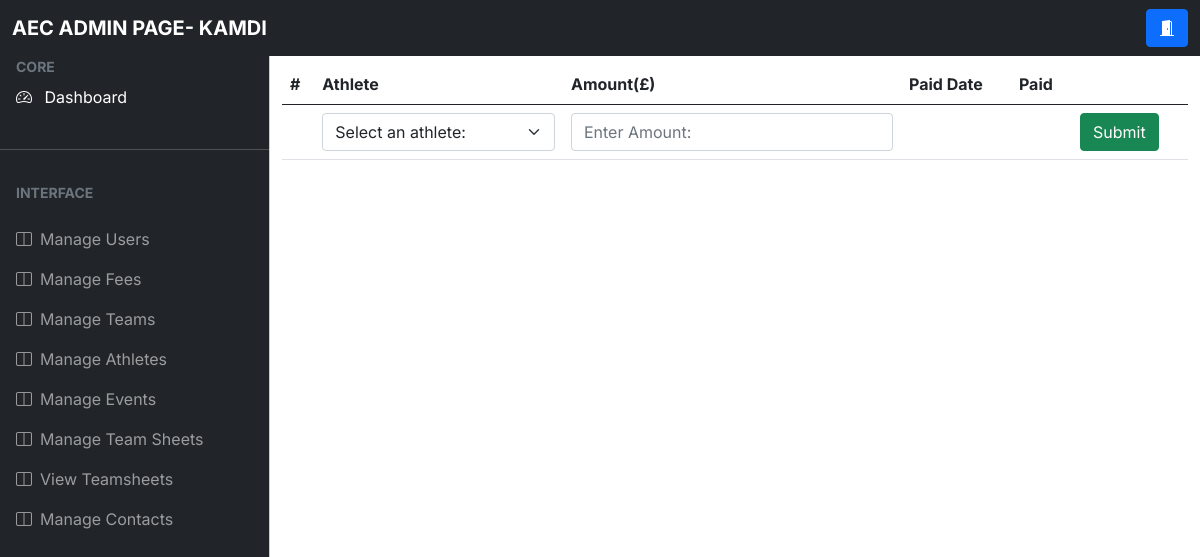
/fees (signed in), run on an earlier commit of the app's database.
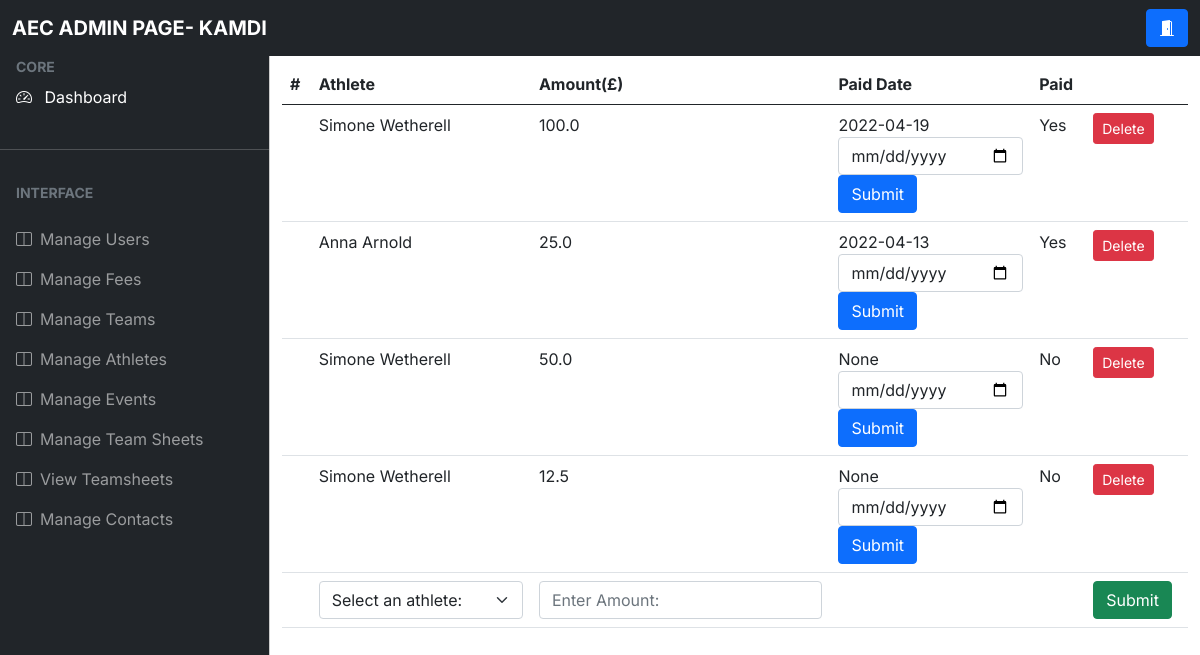
And on a later commit of the database.
### app.py (models this page shows, shortened)
class User(db.Model, UserMixin):
    __tablename__="User"
    id = db.Column(db.Integer, primary_key = True)
    firstName = db.Column(db.String(50),nullable = False)
    surname = db.Column(db.String(50), nullable = False)
    dob = db.Column(db.DateTime, nullable = False)
    start_date = db.Column(db.DateTime, nullable = True, default=date.today())
    email = db.Column(db.String(70), nullable = False)
    password = db.Column(db.String(255), nullable = False)
    usertype = db.Column(db.Integer, default = -1)
    verified = db.Column(db.Integer, default = 0)

class Fees(db.Model):
    __tablename__ = "Fees"
    fees_id = db.Column(db.Integer, primary_key= True)
    athlete_id = db.Column(db.Integer)
    amount = db.Column(db.Float, nullable = False)
    paid_date = db.Column(db.DateTime, nullable = True)
    paid = db.Column(db.Integer, default=0)

### app.py (the view)
@app.route('/fees')#complete
@login_required
def view_fees():
    if current_user.usertype not in [0,1,2,3] or current_user.verified != 1:
        return render_template('error.html',error="You are not authorised to view this page")
    if -1< current_user.usertype < 3:
        query = db.engine.execute('SELECT fees.fees_id, fees.amount, fees.paid_date, fees.paid FROM fees WHERE fees.athlete_id = {} ORDER BY fees.paid_date DESC'.format(current_user.id))
        fees={}
        for fee in query:
            if fee[3] != 1:
                fees[fee[0]] = [fee[1],fee[2],"No",fee[3]]
            else:
                fees[fee[0]] = [fee[1],fee[2],"Yes",fee[3]]
        return render_template('fees.html', fees=fees)
    elif current_user.usertype == 3:
        users = db.engine.execute('SELECT id, firstName, surname FROM user')
        athletes = {}
        for athlete in users:
            athletes[athlete[0]] = [athlete[1]+ " "+ athlete[2]]
        query = db.engine.execute('SELECT fees.fees_id, user.firstName, user.surname, fees.amount, fees.paid_date, fees.paid FROM fees, user WHERE user.id = fees.athlete_id ORDER BY fees.paid_date DESC')
        return render_template('adminfees.html', fees=query, athletes=athletes)

### app.py (called while the page is built)
@login_manager.user_loader
def load_user(user_id):
    return User.query.get(user_id)

### templates/adminfees.html (shortened to what this page needs)
<!DOCTYPE html>
<html lang="en">
  <head>
    <link rel="stylesheet" href="static\css\admin\bootstrap.min.css" />
    <link
      rel="stylesheet"
      href="https://cdn.jsdelivr.net/npm/bootstrap-icons@1.4.1/font/bootstrap-icons.css"
    />
    <link rel="stylesheet" href="static\css\admin\bootstrap.min.css" />
    <link rel="stylesheet" href="static\css\admin\style.css" />
  </head>
    <nav class="navbar navbar-expand-lg navbar-dark bg-dark fixed-top">
      <div class="container-fluid">
        <a
          class="navbar-brand me-auto ms-lg-0 ms-3 text-uppercase fw-bold"
          >AEC ADMIN PAGE- {{ current_user.firstName }}</a
        >
        <div class="collapse navbar-collapse" id="topNavBar">
          <form class="d-flex ms-auto my-3 my-lg-0">
            <div class="input-group">
              <a href ="{{ url_for('logout') }}" class="btn btn-primary">
                <i class="bi bi-door-open-fill"></i>
            </a>
            </div>
          </form>
        </div>
      </div>
    </nav>
    <div
    class="offcanvas offcanvas-start sidebar-nav bg-dark"
    tabindex="-1"
    id="sidebar"
  >
    <div class="offcanvas-body p-0">
      <nav class="navbar-dark">
        <ul class="navbar-nav">
          <li>
            <div class="text-muted small fw-bold text-uppercase px-3">
              CORE
            </div>
          </li>
          <li>
            <a href="{{ url_for('admin') }}" class="nav-link px-3 active">
              <span class="me-2"><i class="bi bi-speedometer2" ></i></span>
              <span>Dashboard</span>
            </a>
          </li>
          <li class="my-4"><hr class="dropdown-divider bg-light" /></li>
          <li>
            <div class="text-muted small fw-bold text-uppercase px-3 mb-3">
              Interface
            </div>
          </li>
          <li>
            <a
              class="nav-link px-3 sidebar-link"
              href="{{ url_for('verify_users') }}"
            >
              <span class="me-2"><i class="bi bi-layout-split"></i></span>
              <span>Manage Users</span>
            </a>
            <a
            class="nav-link px-3 sidebar-link"
            href="{{ url_for('view_fees') }}"
          >
            <span class="me-2"><i class="bi bi-layout-split"></i></span>
            <span>Manage Fees</span>
          </a>
          <a
          class="nav-link px-3 sidebar-link"
          href="{{ url_for('view_teams') }}"
        >
          <span class="me-2"><i class="bi bi-layout-split"></i></span>
          <span>Manage Teams</span>
        </a>
              <a
              class="nav-link px-3 sidebar-link"
              href="{{ url_for('view_athletes') }}"
            >
              <span class="me-2"><i class="bi bi-layout-split"></i></span>
              <span>Manage Athletes</span>
            </a>
            <a
            class="nav-link px-3 sidebar-link"
            href="{{ url_for('view_events') }}"
          >
            <span class="me-2"><i class="bi bi-layout-split"></i></span>
            <span>Manage Events</span>
          </a>
          <a
          class="nav-link px-3 sidebar-link"
          href="{{ url_for('create_teamsheet') }}"
        >
          <span class="me-2"><i class="bi bi-layout-split"></i></span>
          <span>Manage Team Sheets</span>
        </a>
        <a
        class="nav-link px-3 sidebar-link"
        href="{{ url_for('view_teamsheet') }}"
      >
        <span class="me-2"><i class="bi bi-layout-split"></i></span>
        <span>View Teamsheets</span>
      </a>
      <a
      class="nav-link px-3 sidebar-link"
      href="{{ url_for('view_contacts') }}"
    >
      <span class="me-2"><i class="bi bi-layout-split"></i></span>
      <span>Manage Contacts</span>
    </a>
          </li>
        </ul>
      </nav>
    </div>
  </div>
    <main class="mt-5 pt-3">
      <div class="container-fluid">
        <table class="table">
          <thead>
            <tr>
              <th scope="col">#</th>
              <th scope="col">Athlete</th>
              <th scope="col">Amount(£)</th>
              <th scope="col">Paid Date</th>
              <th scope= "col">Paid</th>
              <th></th>
            </tr>
          </thead>
          <tbody>
            {% for fee in fees %}
            <tr>
              <th scope="row"></th>
              <td>{{fee[1] + " " + fee[2]}}</td>
              <td>{{fee[3]}}
              </td>
              <td>{{fee[4]}}
                <form method="POST"action="{{url_for('set_fees_date')}}">
                  <div class= "form-group">
                    <input
                    type="date"
                    class="form-control"
                    id="paidDate"
                    name="paidDate_{{ fee[0] }}"
                    placeholder="Enter Paid Date: "
                    />
                    <input class="btn btn-primary" type="submit" value="Submit">
                </form>
              </td>
              {% if fee[5] == 1%}
                <td>Yes</td>
              {% else %}
                <td>No</td>
              {% endif %}
              <td><a type="Submit" class="btn btn-danger btn-sm" href= "{{url_for('delete_fees', feeid=fee[0])}}">Delete</a></td>
            </tr>
            {% endfor %}
            <tr>
              <td>
              </td>
              <td>
            <form method = 'POST' action="{{url_for('create_fees')}}">
                <select class="form-select" aria-label="Default select example" name="athlete", id= "athlete">
                  <option selected>Select an athlete: </option>
                </select>
              </td>
              <td>
                <div class= "form-group">
                  <input
                  type="text"
                  class="form-control"
                  id="amount"
                  name="amount"
                  placeholder="Enter Amount: "
                  />
              </td>
              <td></td>
              <td></td>
              <td><input class="btn btn-success" type="submit" value="Submit"></td>
              </tr>
          </tbody>
        </table>
      </div>
    </main>
  </body>
</html>

### static/css/admin/style.css (style rules this page uses)
:root { --offcanvas-width: 270px; --topNavbarHeight: 56px; }
.sidebar-nav { width: var(--offcanvas-width); }
.sidebar-link { display: flex; align-items: center; }
@media (min-width: 992px) { main { margin-left: var(--offcanvas-width); } }
@media (min-width: 992px) { .sidebar-nav { -webkit-transform: none; transform: none; visibility: visible !important; height: calc(100% - var(--topNavbarHeight)); top: var(--topNavbarHeight); } }

What changed in the data, as far as the page shows it:
added Fees: surname "Simone Wetherell", amount "100.0", paid_date "2022-04-19", paid "Yes"
added Fees: surname "Anna Arnold", amount "25.0", paid_date "2022-04-13", paid "Yes"
added Fees: surname "Simone Wetherell", amount "50.0", fee "None"
added Fees: surname "Simone Wetherell", amount "12.5", fee "None"
